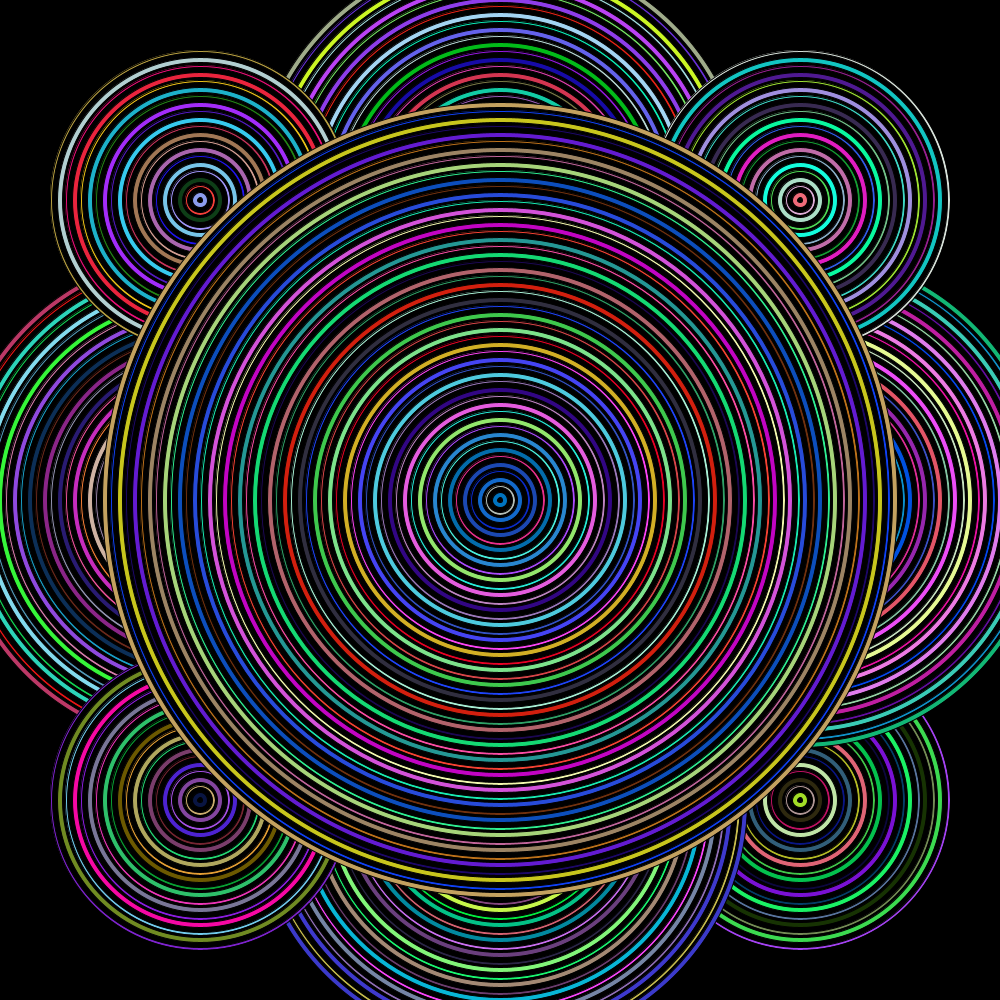
Frame 1 (no input)
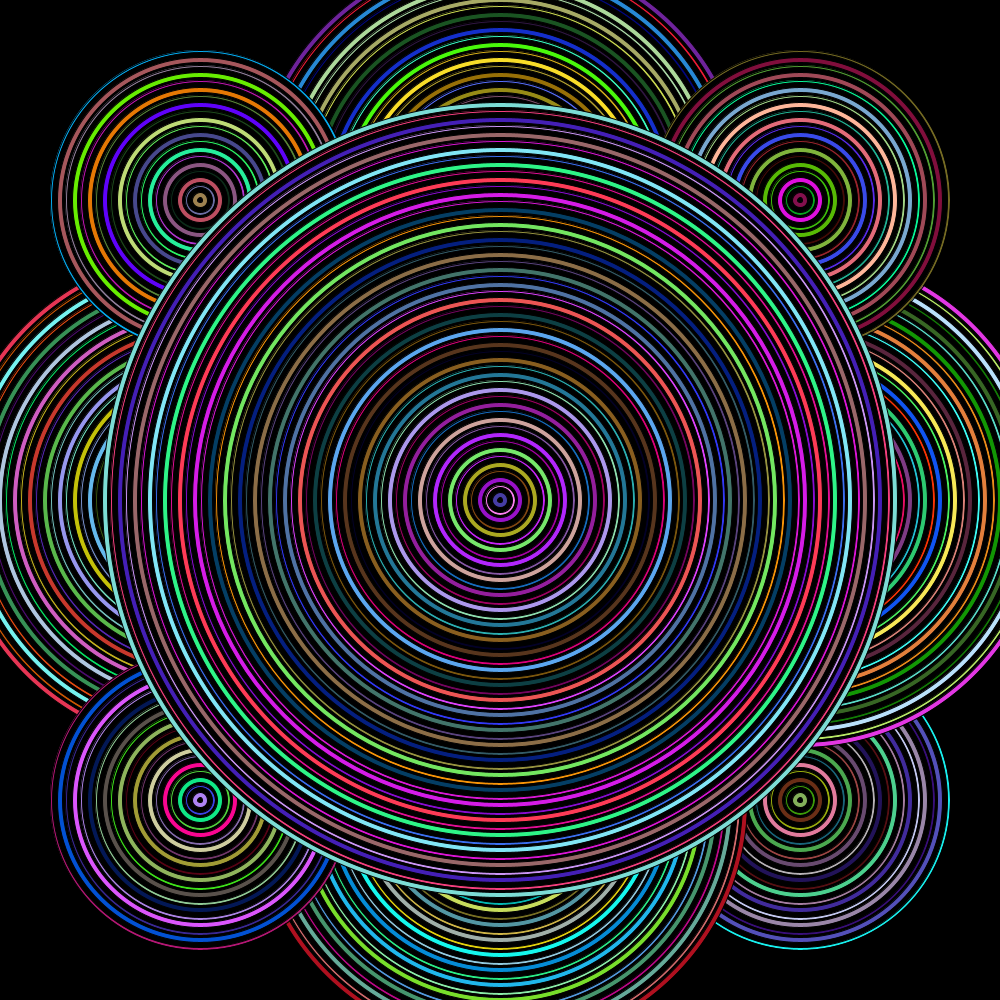
Frame 60 (the mouse pressed at the canvas centre just before this capture)
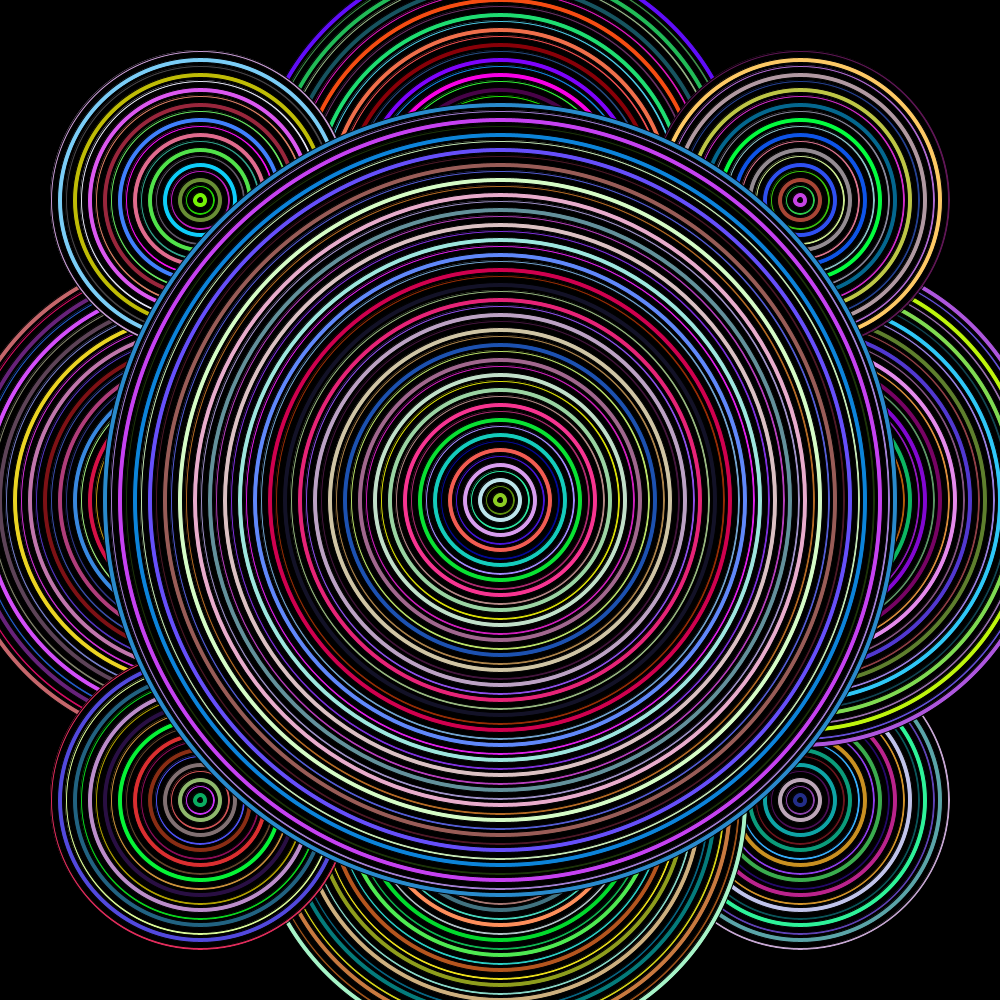
Frame 120 (the mouse held since frame 60 and released just before this capture)

The Processing sketch that drew these frames (run headless with seeded random() and noise(); from frame 60 on, the mouse is pressed at the canvas centre):

// Processing sketch: psychedelic
// ── psychedelic.pde
Psycho p1; //bottom right
Psycho p2; //midleft
Psycho p3; //midright
Psycho p4; //midtop
Psycho p5; //midbottom
Psycho p6; //top right
Psycho p7; //bottom left
Psycho p8; //top left
Psycho p9; //center
Psycho pB; //solo
Psycho[] psychos = new Psycho[10]; //A comprehensive array of all Psycho objects.
void setup()
{
  size(1000, 1000); //Setting up the canvas.
  background(0);
  p1 = new Psycho(300, 4*width/5, 4*height/5); //Initializing all of the Psycho objects.
  p2 = new Psycho(500, width/5, height/2);
  p3 = new Psycho(500, 4*width/5, height/2);
  p4 = new Psycho(500, width/2, height/5);
  p5 = new Psycho(500, width/2, 4*height/5);
  p6 = new Psycho(300, width/5, 4*height/5);
  p7 = new Psycho(300, 4*width/5, height/5);
  p8 = new Psycho(300, width/5, height/5);
  p9 = new Psycho(800, width/2, height/2);
  pB = new Psycho(1500, width/2, height/2);
  psychos[0] = p1; //Adding all the Psycho objects to the array, in order.
  psychos[1] = p2;
  psychos[2] = p3;
  psychos[3] = p4;
  psychos[4] = p5;
  psychos[5] = p6;
  psychos[6] = p7;
  psychos[7] = p8;
  psychos[8] = p9;
  psychos[9] = pB;
}
void draw()
{
  fill(0);
  rect(0, 0, width, height); //These three lines of code essentially "reset" the background, removing the existing graphic and adding something new in its place.
  noFill();
  psychos[0].drawPsy(); //Draws the default pattern. This can be changed with user inputs.
  psychos[1].drawPsy();
  psychos[2].drawPsy();
  psychos[3].drawPsy();
  psychos[4].drawPsy();
  psychos[5].drawPsy();
  psychos[6].drawPsy();
  psychos[7].drawPsy();
  psychos[8].drawPsy();
  if (keyPressed)
  {
    if (key == 's' || key == 'S') //Hold down the S key for this effect.
    {
      fill(random(255), random(255), random(255)); //It's a big ol' monster circle!
      rect(0, 0, width, height); //These three lines of code essentially "reset" the background, removing the existing graphic and adding something new in its place.
      noFill();
      psychos[9].drawPsy();
    }
    if (key == 'd' || key == 'D') //Hold down the D key for this effect.
    {
      fill(random(255), random(255), random(255)); //The four corner circles are highlighted.
      rect(0, 0, width/2, height/2);
      fill(random(255), random(255), random(255));
      rect(width/2, height/2, width, height);
      fill(random(255), random(255), random(255));
      rect(width/2, 0, width, height/2);
      fill(random(255), random(255), random(255));
      rect(0, height/2, width/2, height);
      noFill();
      psychos[0].drawPsy();
      psychos[5].drawPsy();
      psychos[6].drawPsy();
      psychos[7].drawPsy();
    }
    if (key == 'f' || key == 'F') //Hold down the F key for this effect.
    {
      fill(random(255), random(255), random(255)); //The top right and bottom left circles are highlighted.
      rect(width/2, 0, width, height/2);
      fill(random(255), random(255), random(255));
      rect(0, height/2, width/2, height);
      noFill();
      psychos[5].drawPsy();
      psychos[6].drawPsy();
    }
    if (key == 'g' || key == 'G') //Hold down the G key for this effect.
    {
      fill(random(255), random(255), random(255)); //The top left and bottom right circles are highlighted.
      rect(0, 0, width/2, height/2);
      fill(random(255), random(255), random(255));
      rect(width/2, height/2, width, height);
      noFill();
      psychos[0].drawPsy();
      psychos[7].drawPsy();
    }
    if (key == 'r' || key == 'R') //Hold down the R key for this effect.
    {
      fill(random(255), random(255), random(255));
      rect(0, 0, width, height);
      noFill();
      psychos[8].drawPsy(); //The order is reversed.
      psychos[7].drawPsy();
      psychos[6].drawPsy();
      psychos[5].drawPsy();
      psychos[0].drawPsy();
      psychos[1].drawPsy();
      psychos[2].drawPsy();
      psychos[3].drawPsy();
      psychos[4].drawPsy();  
    }
    if (key == CODED) //Hold down the Up Arrow key for this effect.
    {
      if (keyCode == UP)
      {
        fill(random(255), random(255), random(255));
        rect(0, 0, width, height/2); //The top three circles are highlighted.
        fill(0);
        rect(0, height/2, width, height);
        noFill();   
        psychos[3].drawPsy();
        psychos[6].drawPsy();
        psychos[7].drawPsy();
      }
    }
    if (key == CODED) //Hold down the Down Arrow key for this effect.
    {
      if (keyCode == DOWN)
      {
        fill(0);
        rect(0, 0, width, height/2); //The bottom three circles are highlighted.
        fill(random(255), random(255), random(255));
        rect(0, height/2, width, height);
        noFill();   
        psychos[0].drawPsy();
        psychos[4].drawPsy();
        psychos[5].drawPsy();
      }
    }
    if (key == CODED) //Hold down the Left Arrow key for this effect.
    {
      if (keyCode == LEFT)
      {
        fill(random(255), random(255), random(255));
        rect(0, 0, width/2, height); //The left three circles are highlighted.
        fill(0);
        rect(width/2, 0, width, height);
        noFill();    
        psychos[1].drawPsy();
        psychos[5].drawPsy();
        psychos[7].drawPsy();
      }
    }
    if (key == CODED) //Hold down the Right Arrow key for this effect.
    {
      if (keyCode == RIGHT)
      {
        fill(0);
        rect(0, 0, width/2, height); //The right three circles are illuminated.
        fill(random(255), random(255), random(255));
        rect(width/2, 0, width, height);
        noFill();   
        psychos[0].drawPsy();
        psychos[2].drawPsy();
        psychos[6].drawPsy();
      }
    }
  }
}


// ── psycho.pde
class Psycho
{
  int xLoc;
  int yLoc;  //Global variables.
  int diameter;
  Psycho(int d_, int x_, int y_) //Constructor functions.
  {
    xLoc = x_;    //Setting the variables of the class with values.
    yLoc = y_;
    diameter = d_;
  }
  void drawPsy()
  {
    //This is the basic building block which the pattern will be made from.
    for (int i = diameter; i >= 0; i = i - 5)
    {
      if (i % 3 == 0)
      {
        fill(random(255), random(255), random(255));
        ellipse(xLoc, yLoc, i, i);
      } 
      else if (i % 2 != 0)
      {
        fill(0);
        ellipse(xLoc, yLoc, i, i);
      }
    }
  }
}
